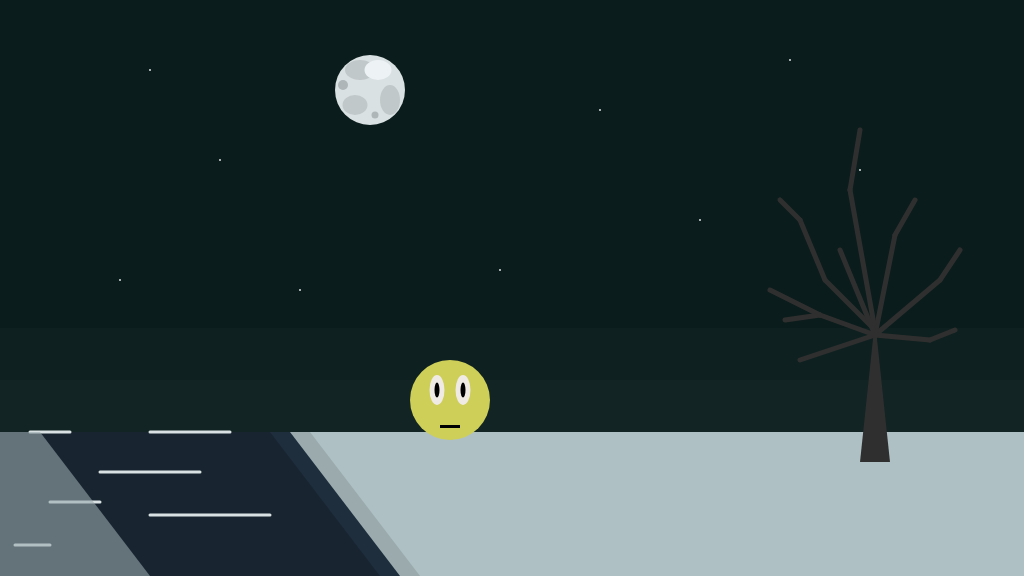
Frame 1 (no input)
Frame 60 (no input): identical to frame 1, image omitted
Frame 120 (the mouse pressed at the canvas centre since frame 60): identical to frame 1, image omitted

The p5.js sketch that drew this single still picture (run headless with seeded random() and noise() and a simulated clock; from frame 60 on, the mouse is pressed at the canvas centre):

// p5.js sketch
// ── sketch.js
let x = 450
let y = 400

let knife = {
	knifeX_begin: 380,
	knifeY_begin: 422,
    knifeX_end: 400,
    knifeY_end: 432
};
 
let speed = 0

function setup()
{
	createCanvas(1024, 576);
}

function draw()
{
	background(18, 36, 35); //sky
    
    noStroke();
	fill(14, 32, 31);
    rect(0, 0, 1024, 380) //sky1
    
    noStroke();
	fill(10, 28, 27);
    rect(0, 0, 1024, 328) //sky2

	noStroke();
	fill(175, 192, 196);
	rect(0, 432, 1024, 144); //ground

	noStroke();
	fill(218, 225, 227);
	ellipse(370, 90, 70, 70) // MOON bc
    
    noStroke();
	fill(193, 200, 201);
    ellipse(355, 105, 25, 20) // moon dt____
    ellipse(390, 100, 20, 30) 
    ellipse(360, 70, 30, 20) 
    
    strokeWeight(7);
    stroke(174, 182, 184)
    point(375, 115)
    
    strokeWeight(10);
    point(343, 85)
    
    noStroke();
	fill(237, 243, 245);
    ellipse(378, 70, 27, 20) // MOON highlight
    
    // STARS/snow?
    
    strokeWeight(2)
    stroke(218, 225, 227)
    point(150, 70)
    point(220, 160)
    point(120, 280)
    point(300, 290)
    point(600, 110)
    point(790, 60)
    point(860, 170)
    point(700, 220)
    point(500, 270)

    // dead tree

	noStroke();
	fill(48, 47, 47);
	triangle(860, 462, 890, 462, 875, 320) 
    
    strokeWeight(5); //ветки
    stroke(48, 47, 47)
	line(875, 330, 825, 280) // main left
    line(875, 335, 895, 235) // main right
    line(825, 280, 800, 220) // l2
    line(800, 220, 780, 200) // l3
    line(895, 235, 915, 200) // r2
    line(875, 330, 850, 190) // middle1
    line(850, 190, 860, 130) // m2
    line(875, 335, 840, 250) // ml
    line(875, 335, 820, 315) // ниже слева1
    line(820, 315, 770, 290) // ниже слева2
    line(820, 315, 785, 320) // ниже слева22
    line(875, 335, 800, 360) // ниже ниже слева
    line(875, 335, 940, 280) // справа ниже
    line(940, 280, 960, 250) // справа ниже2
    line(875, 335, 930, 340) // ниже ниже справа
    line(930, 340, 955, 330) // ниже ниже справа2
    
    noStroke();
	fill(154, 170, 173);
	quad(0, 432, 310, 432, 420, 576, 0, 576) // sand
         
	noStroke();
	fill(31, 46, 61);
	quad(0, 432, 290, 432, 400, 576, 0, 576) // LAKE
    
    noStroke();
	fill(20, 31, 41, 150);
	quad(0, 432, 270, 432, 380, 576, 0, 576) // shade прозрачность 
    
    strokeWeight(3);
    stroke(218, 225, 227)
    line(30, 432, 70, 432) // блики____
    line(150, 432, 230, 432)
    line(100, 472, 200, 472)
    line(50, 502, 100, 502)
    line(150, 515, 270, 515)
    line(15, 545, 50, 545)
    
    noStroke()
    fill(154, 170, 173, 150)
    
    quad(0, 432, 40, 432, 150, 576, 0, 576) // ice    
    //character
    
    noStroke()
    fill(205, 207, 89)
    ellipse(x, y, 80, 80)
    fill(240, 234, 228)
    ellipse(x-13, y-10, 80-65, 80-50)
    ellipse(x+13, y-10, 80-65, 80-50)
    fill('black')
    ellipse(x-13, y-10, 80-75, 80-65)
    ellipse(x+13, y-10, 80-75, 80-65)
    rect(x-10, y+25, 80-60, 80-77)
    
    if (keyIsDown(68)) { //right
        x = x + 7
        noStroke()
        fill(205, 207, 89)
        ellipse(x, y, 80, 80)
        fill(240, 234, 228)
        ellipse(x+18, y-10, 80-65, 80-50)
        fill('black')
        ellipse(x+18, y-10, 80-75, 80-65)
        rect(x+5, y+25, 80-65, 80-77)        
    }
    
    if (keyIsDown(65)) { //left
        x = x - 7
        noStroke()
        fill(205, 207, 89)
        ellipse(x, y, 80, 80)
        fill(240, 234, 228)
        ellipse(x-18, y-10, 80-65, 80-50)
        fill('black')
        ellipse(x-18, y-10, 80-75, 80-65)
        rect(x-15, y+25, 80-65, 80-77)
    }
    
    if (keyIsDown(32) && y > 350) { //jump
        speed = 5
        y = y - speed 
    }
    if (y < 400) {
        speed = speed - 0.5
        y = y - speed 
    }
}
